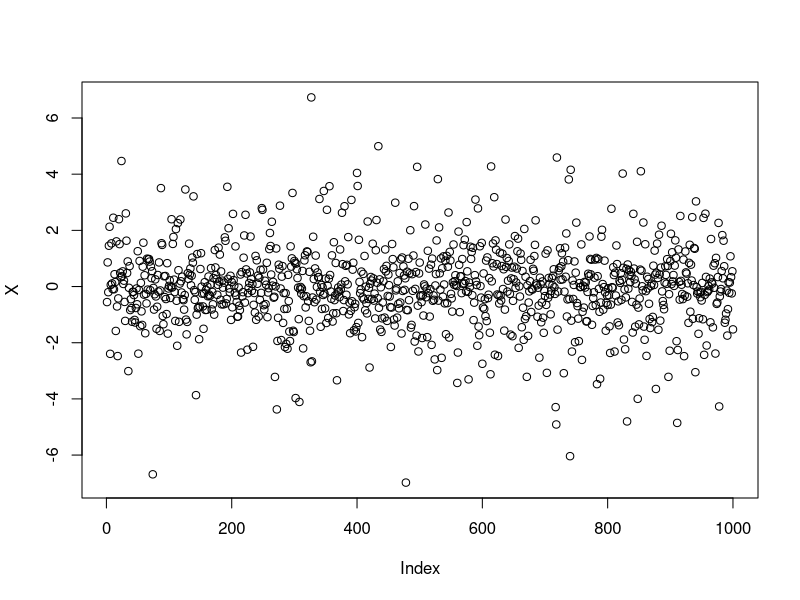
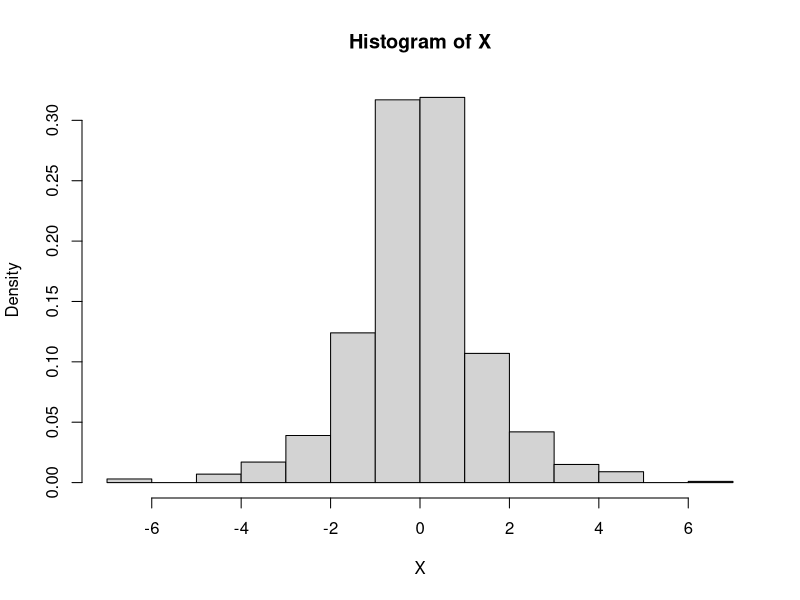
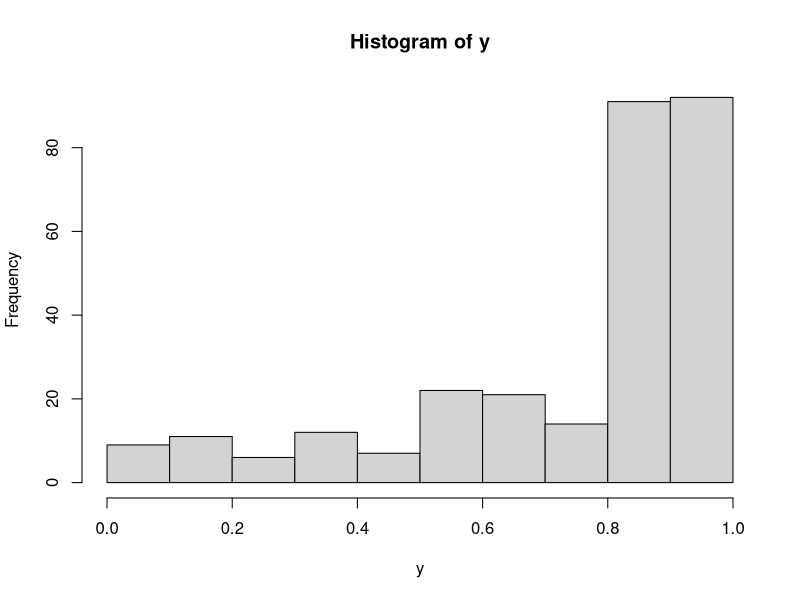
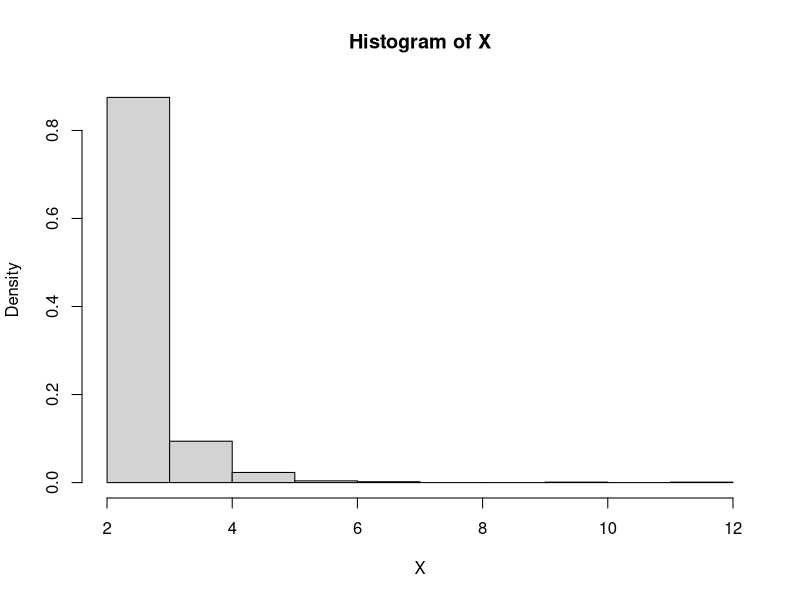

Source code (R) for these figures, in order:
## ---- chunk 1
library(tidyverse)
library(modelr)
library(viridis)
knitr::opts_chunk$set(
	echo = TRUE,
	warning = FALSE,
	fig.width = 8, 
  fig.height = 6,
  out.width = "90%"
)
options(
  ggplot2.continuous.colour = "viridis",
  ggplot2.continuous.fill = "viridis"
)
scale_colour_discrete = scale_colour_viridis_d
scale_fill_discrete = scale_fill_viridis_d
theme_set(theme_minimal() + theme(legend.position = "bottom"))
## ---- chunk 2
set.seed(123)
U <- runif(1000)
X <- (U < 0.5) * log(2*U) + (U >= 0.5) * -log(2-2*U)

plot(X)
hist(X, prob = T)


## ---- chunk 3
xdens = function(x){
  return(0.5* exp(x) * (x <= 0) + (1-0.5*exp(-x) * (x > 0)))
}
unifdens = function(x){
  return(0.5 * (x >= 0 & X <= 1))
}

accrej <- function(fdens, gdens, M, x){
  return(x[runif(length(x)) <= fdens(x) / (M * gdens(x))])
}

y = accrej(xdens, unifdens, 10, U)

hist(y)
## ---- chunk 4
set.seed(1001)
U <- runif(1000)
gamma <- 5
alpha <- 2
X <- alpha/((1-U)^(1/gamma))


hist(X, prob = T)
## ---- chunk 5
#Your R codes/functions 
## ---- chunk 6
#Your R codes/functions 
## ---- chunk 7
#Your R codes/functions 
## ---- chunk 8
#Your R codes/functions 
